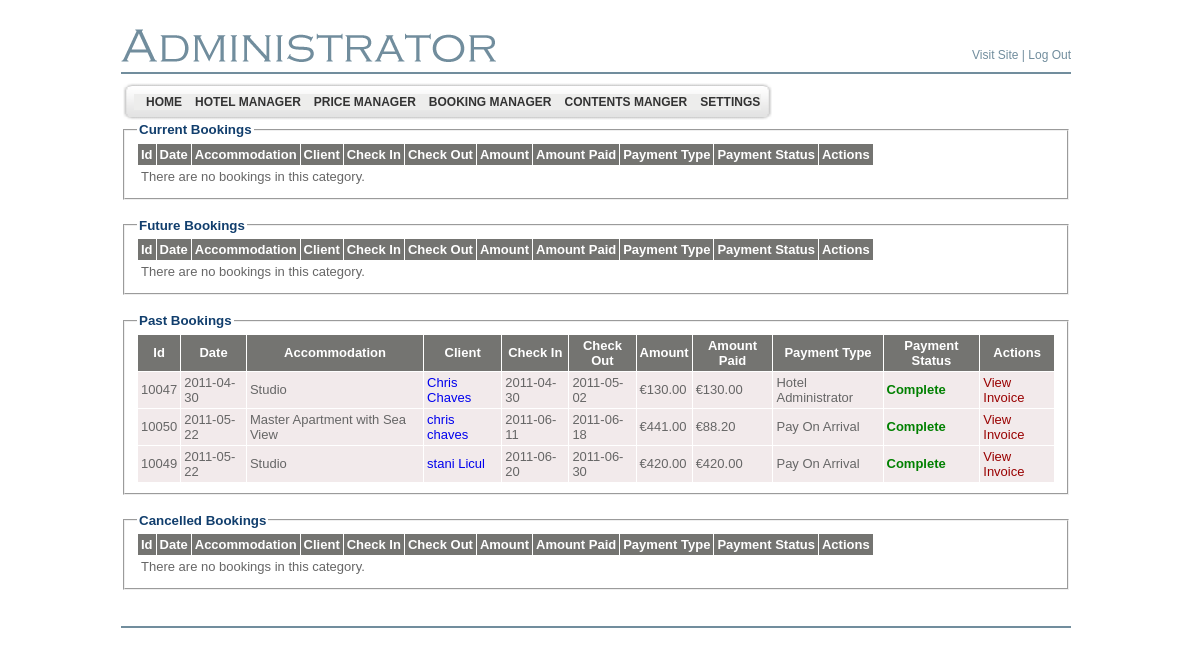
The page /admin/bookings_list.php (signed in) on the database its author committed.
### tables this page shows
CREATE TABLE `bsi_adminmenu` (
  `id` int(4) NOT NULL AUTO_INCREMENT,
  `name` varchar(200) NOT NULL DEFAULT '',
  `url` varchar(200) DEFAULT NULL,
  `menu_desc` varchar(200) NOT NULL DEFAULT '',
  `parent_id` int(4) DEFAULT '0',
  `status` enum('Y','N') DEFAULT 'Y',
  `ord` int(5) NOT NULL DEFAULT '0',
  `privileges` int(11) NOT NULL,
  PRIMARY KEY (`id`),
  UNIQUE KEY `kid` (`name`,`parent_id`)
);

CREATE TABLE `bsi_bookings` (
  `booking_id` int(11) NOT NULL AUTO_INCREMENT,
  `room_id` int(11) NOT NULL,
  `booking_time` datetime NOT NULL DEFAULT '0000-00-00 00:00:00',
  `start_date` date NOT NULL DEFAULT '0000-00-00',
  `end_date` date NOT NULL DEFAULT '0000-00-00',
  `client_id` int(10) unsigned DEFAULT NULL,
  `adult_count` int(2) NOT NULL DEFAULT '0',
  `child_count` int(2) NOT NULL DEFAULT '0',
  `extra_guest_count` int(2) NOT NULL DEFAULT '0',
  `discount_coupon` varchar(50) DEFAULT NULL,
  `total_cost` decimal(10,2) unsigned NOT NULL DEFAULT '0.00',
  `payment_amount` decimal(10,2) NOT NULL DEFAULT '0.00',
  `payment_gateway_id` int(10) NOT NULL,
  `payment_success` tinyint(1) NOT NULL DEFAULT '0',
  `payment_txnid` varchar(100) DEFAULT NULL,
  `paypal_email` varchar(500) DEFAULT NULL,
  `language_code` varchar(4) NOT NULL,
  `special_id` int(10) unsigned NOT NULL DEFAULT '0',
  `special_requests` text,
  `is_block` tinyint(1) NOT NULL DEFAULT '0',
  `is_deleted` tinyint(1) NOT NULL DEFAULT '0',
  `invoice` mediumtext,
  PRIMARY KEY (`booking_id`),
  KEY `start_date` (`start_date`),
  KEY `end_date` (`end_date`),
  KEY `booking_time` (`discount_coupon`),
  KEY `FK_bkngs_room_id` (`room_id`),
  KEY `FK_client` (`client_id`),
  KEY `FK_payment_gateway` (`payment_gateway_id`),
  CONSTRAINT `FK_bkngs_room_id` FOREIGN KEY (`room_id`) REFERENCES `bsi_rooms` (`id`) ON DELETE CASCADE ON UPDATE CASCADE,
  CONSTRAINT `FK_client` FOREIGN KEY (`client_id`) REFERENCES `bsi_clients` (`id`) ON DELETE CASCADE ON UPDATE CASCADE,
  CONSTRAINT `FK_payment_gateway` FOREIGN KEY (`payment_gateway_id`) REFERENCES `bsi_payment_gateway` (`id`) ON DELETE CASCADE ON UPDATE CASCADE
);

CREATE TABLE `bsi_rooms` (
  `id` int(10) NOT NULL AUTO_INCREMENT,
  `room_number` varchar(255) NOT NULL,
  `room_name` text NOT NULL,
  `room_desc_en` text,
  `room_desc_hr` text,
  `room_desc_de` text,
  `room_desc_it` text,
  `extra_bed` tinyint(1) NOT NULL DEFAULT '0',
  `capacity` tinyint(2) NOT NULL,
  `is_apartment` tinyint(1) NOT NULL,
  PRIMARY KEY (`id`)
);

CREATE TABLE `bsi_clients` (
  `id` int(10) unsigned NOT NULL AUTO_INCREMENT,
  `first_name` varchar(256) NOT NULL,
  `middle_name` varchar(256) DEFAULT NULL,
  `last_name` varchar(256) NOT NULL,
  `street_address` varchar(256) NOT NULL,
  `city` varchar(256) NOT NULL,
  `state` varchar(64) DEFAULT NULL,
  `zip` varchar(64) DEFAULT NULL,
  `country` varchar(64) NOT NULL,
  `phone` varchar(64) NOT NULL,
  `email` varchar(256) NOT NULL,
  `ip` varchar(32) NOT NULL,
  PRIMARY KEY (`id`),
  UNIQUE KEY `email` (`email`)
);

### includes/SystemConfiguration.class.php (called while the page is built, shortened)
<?php
class SystemConfiguration
{
	private $config = array();
	private static $timeZoneKey = "conf_hotel_timezone";
	private static $currencySymbolKey = "conf_currency_symbol";
	private static $currencyBeforeAmountKey = "conf_currency_before_amount";
	private static $decimalSeparatorSymbolKey = "conf_decimal_symbol";
	private static $thousandSeparatorSymbolKey = "conf_thousand_symbol";
	public function __construct($fetchFromDb = true)
	{
		if ($fetchFromDb)
		{
			$selectQuery = mysql_query ("SELECT IFNULL(conf_key, false) AS conf_key, IFNULL(conf_value,false) AS conf_value FROM bsi_configure");
			while ($currentRow = mysql_fetch_assoc($selectQuery))
			{
				if ($currentRow["conf_key"])
				{
					if ($currentRow["conf_value"])
					{
						$this->config[trim ($currentRow["conf_key"])] = trim($currentRow["conf_value"]);
					}
					else
					{
						$this->config[trim($currentRow["conf_key"])] = false;
					}
				}
			}
			date_default_timezone_set($this->config[SystemConfiguration::$timeZoneKey]);
		}
	}
	public function getCurrencySymbol()
    {
        return $this->config[SystemConfiguration::$currencySymbolKey];
    }
	public function istCurrencyBeforeAmount()
    {
        return intval($this->config[SystemConfiguration::$currencyBeforeAmountKey]) == 1;
    }
	public function getDecimalPoint()
    {
        return $this->config[SystemConfiguration::$decimalSeparatorSymbolKey];
    }
	public function getThousandSeparator()
    {
        return $this->config[SystemConfiguration::$thousandSeparatorSymbolKey];
    }
	public function formatCurrency($amount)
    {
		$amount = floatval($amount);
		if ($this->istCurrencyBeforeAmount())
		{
			return $this->getCurrencySymbol() . number_format($amount, 2 , $this->getDecimalPoint(), $this->getThousandSeparator());
		}
		return number_format($amount, 2 , $this->getDecimalPoint(), $this->getThousandSeparator()) . $this->getCurrencySymbol();
    }
}
$systemConfiguration = new SystemConfiguration();
?>

### admin/bookings_list.php (the view, shortened to what this page needs)
<?php
require_once ("../includes/SystemConfiguration.class.php");
global $systemConfiguration;
include ("header.php");
function outputHeading()
{
?>
				<tr bgcolor="#747471">
					<td scope="col" align="center"><b><font color="white"
						face="Verdana, Arial, Helvetica, sans-serif" size="2">Id</font></b>
					</td>
					<td scope="col" align="center"><b><font color="white"
						face="Verdana, Arial, Helvetica, sans-serif" size="2">Date</font></b>
					</td>
					<td scope="col" align="center"><b><font color="white"
						face="Verdana, Arial, Helvetica, sans-serif" size="2">Accommodation</font></b>
					</td>
					<td scope="col" align="center"><b><font color="white"
						face="Verdana, Arial, Helvetica, sans-serif" size="2">Client</font></b>
					</td>
					<td scope="col" align="center"><b><font color="white"
						face="Verdana, Arial, Helvetica, sans-serif" size="2">Check In</font></b>
					</td>
					<td scope="col" align="center"><b><font color="white"
						face="Verdana, Arial, Helvetica, sans-serif" size="2">Check Out</font></b>
					</td>
					<td scope="col" align="center"><b><font color="white"
						face="Verdana, Arial, Helvetica, sans-serif" size="2">Amount</font></b>
					</td>
					<td scope="col" align="center"><b><font color="white"
						face="Verdana, Arial, Helvetica, sans-serif" size="2">Amount Paid</font></b>
					</td>
					<td scope="col" align="center"><b><font color="white"
						face="Verdana, Arial, Helvetica, sans-serif" size="2">Payment Type</font></b>
					</td>
					<td scope="col" align="center"><b><font color="white"
						face="Verdana, Arial, Helvetica, sans-serif" size="2">Payment Status</font></b>
					</td>
					<td scope="col" align="center"><b><font color="white"
						face="Verdana, Arial, Helvetica, sans-serif" size="2">Actions</font></b>
					</td>
				</tr>
<?php
}
function outputRows($type="current")
{
	global $systemConfiguration;
	$sql = "SELECT b.*, CAST(b.booking_time as date) as booking_date, cl.id as client_id, cl.first_name, cl.last_name, r.room_name, IF(pg.gateway_name_en IS NULL, 'None', pg.gateway_name_en) as gateway_name ";
	$sql.= "FROM bsi_bookings b ";
	$sql.= "	INNER JOIN bsi_clients cl ";
	$sql.= " 		ON b.client_id = cl.id ";
	$sql.= "	INNER JOIN bsi_rooms r ";
	$sql.= " 		ON b.room_id = r.id ";
	$sql.= "	LEFT OUTER JOIN bsi_payment_gateway pg";
	$sql.= " 		ON pg.id = b.payment_gateway_id ";
	if ($type == "current")
	{
		$sql.= " WHERE CURDATE() BETWEEN start_date AND end_date AND is_deleted = 0 ORDER BY start_date";
	}
	else if ($type == "future")
	{
		$sql.= " WHERE CURDATE() < start_date AND is_deleted = 0 ORDER BY start_date";
	}
	else if ($type == "past")
	{
		$sql.= " WHERE CURDATE() > end_date AND is_deleted = 0 ORDER BY start_date";
	}
	else if ($type == "cancelled")
	{
		$sql.= " WHERE is_deleted = 1 ORDER BY start_date";
	}
	$query = mysql_query($sql);
	if(mysql_num_rows($query) > 0)
	{
		while ($row = mysql_fetch_assoc($query))
		{
			echo '<tr class="odd" bgcolor="#f2eaeb">' . "\n";
			echo '	<td align="left"><font color="#666666" face="Verdana, Arial, Helvetica, sans-serif" size="2">' . $row['booking_id'] . '</font></td>' . "\n";
			echo '	<td align="left"><font color="#666666" face="Verdana, Arial, Helvetica, sans-serif" size="2">' . $row['booking_date'] . '</font></td>' . "\n";
			echo '	<td align="left"><font color="#666666" face="Verdana, Arial, Helvetica, sans-serif" size="2">' . $row['room_name'] . '</font></td>' . "\n";
			echo '	<td align="left"><font color="#666666" face="Verdana, Arial, Helvetica, sans-serif" size="2"><a href="clients_add_edit.php?id=' . $row['client_id'] . '">' . $row['first_name'] . ' ' . $row['last_name']  . '</a></font></td>' . "\n";
			echo '	<td align="left"><font color="#666666" face="Verdana, Arial, Helvetica, sans-serif" size="2">' . $row['start_date'] . '</font></td>' . "\n";
			echo '	<td align="left"><font color="#666666" face="Verdana, Arial, Helvetica, sans-serif" size="2">' . $row['end_date'] . '</font></td>' . "\n";
			echo '	<td align="left"><font color="#666666" face="Verdana, Arial, Helvetica, sans-serif" size="2">' . $systemConfiguration->formatCurrency($row['total_cost']) . '</font></td>' . "\n";
			echo '	<td align="left"><font color="#666666" face="Verdana, Arial, Helvetica, sans-serif" size="2">' . $systemConfiguration->formatCurrency($row['payment_amount']) . '</font></td>' . "\n";
			echo '	<td align="left"><font color="#666666" face="Verdana, Arial, Helvetica, sans-serif" size="2">' . $row['gateway_name'] . '</font></td>' . "\n";
			echo '	<td align="left"><font color="#666666" face="Verdana, Arial, Helvetica, sans-serif" size="2">' . ($row['payment_success'] == 1 ? '<font color="green"><b>Complete</b></font>' : '<font color="red"><b>Incomplete</b></font>') . '</font></td>' . "\n";
			echo '	<td align="left"><font color="#666666" face="Verdana, Arial, Helvetica, sans-serif" size="2">';
			echo '		<a href="invoice.php?booking_id=' . $row['booking_id']. '" target="_blank" style="text-decoration:none"><font color="#990000"  face="Verdana, Arial, Helvetica, sans-serif" size="2" >View Invoice</font></a>' . "\n";
			echo '	</td>' ."\n";
			echo "</tr>\n";
		}
	}
	else
	{
		echo '<tr><td colspan="11"><font color="#666666" face="Verdana, Arial, Helvetica, sans-serif" size="2">There are no bookings in this category.</font></td></tr>' . "\n";
	}
}
?>
</td>
  </tr>
  <tr>
    <td valign="top" >
    <fieldset>
	    <legend class="TitleBlue11pt">Current Bookings</legend>
	    	<table cellspacing="1" border="0" cellpadding="3">
			<?php
				outputHeading();
				outputRows("current");
			?>
			</table>
    </fieldset>
    <br />
    <fieldset>
	    <legend class="TitleBlue11pt">Future Bookings</legend>
	    	<table cellspacing="1" border="0" cellpadding="3">
			<?php
				outputRows("future");
			?>
			</table>
    </fieldset>
    <br />
    <fieldset>
	    <legend class="TitleBlue11pt">Past Bookings</legend>
	    	<table cellspacing="1" border="0" cellpadding="3">
			<?php
				outputRows("past");
			?>
			</table>
    </fieldset>
     <br />
    <fieldset>
	    <legend class="TitleBlue11pt">Cancelled Bookings</legend>
	    	<table cellspacing="1" border="0" cellpadding="3">
			<?php
				outputRows("cancelled");
			?>
			</table>
    </fieldset>
    </td>
  </tr>
  <?php include("footer.php"); ?>
</table>
</body>
</html>

### admin/header.php (shortened to what this page needs)
<!DOCTYPE html PUBLIC "-//W3C//DTD XHTML 1.0 Transitional//EN" "http://www.w3.org/TR/xhtml1/DTD/xhtml1-transitional.dtd">
<html xmlns="http://www.w3.org/1999/xhtml">
<head>
	<link href="style.css" rel="stylesheet" type="text/css" />
	<link href="style1.css" rel="stylesheet" type="text/css">
</head>
<body>
<table align="center" width="950" border="0" cellspacing="0"
	cellpadding="0">
	<tr>
		<td width="366">&nbsp;</td>
		<td width="584">&nbsp;</td>
	</tr>
	<tr>
		<td align="left" valign="bottom"><img src="images/adminis.gif" alt="" /></td>
		<td align="right" valign="bottom" class="bodyMenutext8pt"><a
			href="../index.php" target="_blank" class="bodyMenutext8pt">Visit
		Site</a> | <a href="logout.php" class="bodyMenutext8pt">Log Out</a></td>
	</tr>
	<tr>
		<td height="10"></td>
		<td></td>
	</tr>
	<tr>
		<td colspan="2" height="2" bgcolor="#718d9d"></td>
	</tr>
</table>
<table align="center" width="950" border="0" cellspacing="0" cellpadding="0">
	<tr>
		<td height="8"></td>
	</tr>
	<tr>
		<td align="left">
		<table border="0" style="background-image: url(images/menu_tile.gif);"
			cellspacing="0" cellpadding="0">
			<tr>
				<td><img src="images/menubar_left.gif" alt="" width="13" height="40" /></td>
				<td align="left" class="bodytext8pt">
				<div class="sample1">
				<div class="horz_menu">
<?php
$sql_parent = mysql_query("select * from bsi_adminmenu where parent_id=0 and status='Y' order by ord");
while ($row_parent = mysql_fetch_array($sql_parent))
{
	echo "<a id=\"" . $row_parent[0] . "\"      href=\"" . $row_parent[2] . "\">&nbsp;&nbsp;&nbsp;" . $row_parent[1] . "</a>";
}
?>
<br clear="both" />
				</div>
</div>
				</td>
				<td><img src="images/menubar_right.gif" alt="" width="13"
					height="40" /></td>
			</tr>
		</table>

### admin/style.css (style rules this page uses)
.bodytext8pt { color: #000000; font-family: 'Tahoma', 'Arial', 'Verdana'; font-size: 8pt; font-weight: normal; margin: 0; line-height: 120% }
.TitleBlue11pt { color: #113E6D; font-family: 'Trebuchet MS', 'Tahoma', 'Arial', 'Verdana'; font-size: 10pt; font-weight: bold; margin: 0; }
.bodyMenutext8pt { color: #718d9d; font-family: 'Verdana', 'Tahoma', 'Arial'; font-size: 12px; font-weight: normal; margin: 0; }
a.bodyMenutext8pt { color: #718d9d; font-weight: normal; text-decoration: none }
body { margin-top: 00; margin-bottom: 0; margin-left: 0; background-color: #FFFFFF; background-repeat: repeat-x; background-position; 0 0 }
a:link { text-decoration:none; font-color: #990000; font-family: Verdana, Arial, Helvetica, sans-serif; font-size: 2; }

### admin/style1.css (style rules this page uses)
div.horz_menu a { display: block; float: left; }
div.sample1 div.horz_menu a, div.sample1 div.vert_menu a { padding: 1px 0px 1px 0px; background:#ededec; width:inherit; padding:2px; text-decoration: none; font-family:Arial, Helvetica, sans-serif; font-weight: 900; font-size: 12px; color: #333333; }
div.sample1 div.horz_menu a { margin-right: -1px; width:auto; }
a:link { text-decoration:none; font-color: #990000; font-family: Verdana, Arial, Helvetica, sans-serif; font-size: 2; }

### rows shown on the page
bsi_adminmenu: name "HOME"
bsi_adminmenu: name "HOTEL MANAGER"
bsi_adminmenu: name "PRICE MANAGER"
bsi_adminmenu: name "BOOKING MANAGER"
bsi_adminmenu: name "CONTENTS MANGER"
bsi_adminmenu: name "SETTINGS"
bsi_bookings: booking_id "10047", booking_date "2011-04-30", room.room_name "Studio", client.first_name "Chris", client.last_name "Chaves", start_date "2011-04-30", end_date "2011-05-02", total_cost "€130.00", payment_amount "€130.00", gateway_name "Hotel Administrator", payment_success "Complete"
bsi_bookings: booking_id "10050", booking_date "2011-05-22", room.room_name "Master Apartment with Sea View", client.first_name "chris", client.last_name "chaves", start_date "2011-06-11", end_date "2011-06-18", total_cost "€441.00", payment_amount "€88.20", gateway_name "Pay On Arrival", payment_success "Complete"
bsi_bookings: booking_id "10049", booking_date "2011-05-22", room.room_name "Studio", client.first_name "stani", client.last_name "Licul", start_date "2011-06-20", end_date "2011-06-30", total_cost "€420.00", payment_amount "€420.00", gateway_name "Pay On Arrival", payment_success "Complete"
